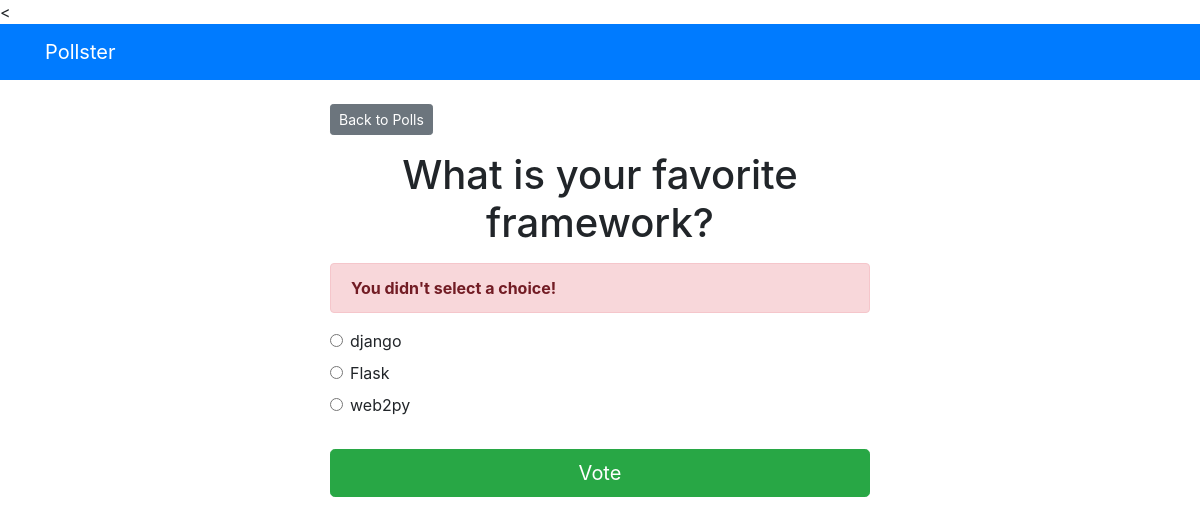
The page /polls/1/vote/ on the database its author committed.
### polls/models.py (models this page shows, shortened)
class Question(models.Model):
    question_text = models.CharField(max_length=200)
    pub_date = models.DateTimeField('date Published')

class Choice(models.Model):
    question = models.ForeignKey(Question, on_delete=models.CASCADE)
    choice_text = models.CharField(max_length=200)
    votes = models.IntegerField(default=0)

### polls/views.py (the view)
# urls.py: path('<int:question_id>/vote/', views.vote, name='vote')
def vote(request, question_id):
    question = get_object_or_404(Question, pk=question_id)
    try:
        selected_choice = question.choice_set.get(pk=request.POST['choice'])
    except (KeyError, Choice.DoesNotExist):
        return render(request, 'polls/details.html', {
            'question':question,
            'error_message':"You didn't select a choice! ",
        })
    else:
        selected_choice.votes += 1
        selected_choice.save()
        return HttpResponseRedirect(reverse('polls:results', args=(question_id,)))

### templates/polls/details.html (shortened to what this page needs)
{%extends 'base.html'%}
{% block content %}
          <a class="btn btn-secondary btn-sm mb-3" href="{% url 'polls:index' %}">Back to Polls</a>
          <h1 class="text-center mb-3">{{question.question_text}}</h1>
{% if error_message %}
        <p class="alert alert-danger">
             <strong>{{error_message}}</strong>
        </p>
{% endif %}
        <form action="{% url 'polls:vote' question.id %}" method="POST">
            {% for choice in question.choice_set.all %}
            <div class="form-check">
                <input type="radio" name="choice" class="form-check-input" id="choice{{ forloop.counter}}" value="{{choice.id}}" />
            <label for="choice{{forloop.counter}}">{{choice.choice_text}}</label>
            </div>
            {% endfor %}
            <input type="submit" value="Vote" class="btn btn-success btn-lg btn-block mt-4" />
        </form>
{% endblock %}

### rows shown on the page
Question: question_text "What is your favorite framework?"
Choice: choice_text "django"
Choice: choice_text "Flask"
Choice: choice_text "web2py"

### other values the page prints
{{ error_message }} "You didn't select a choice!"
